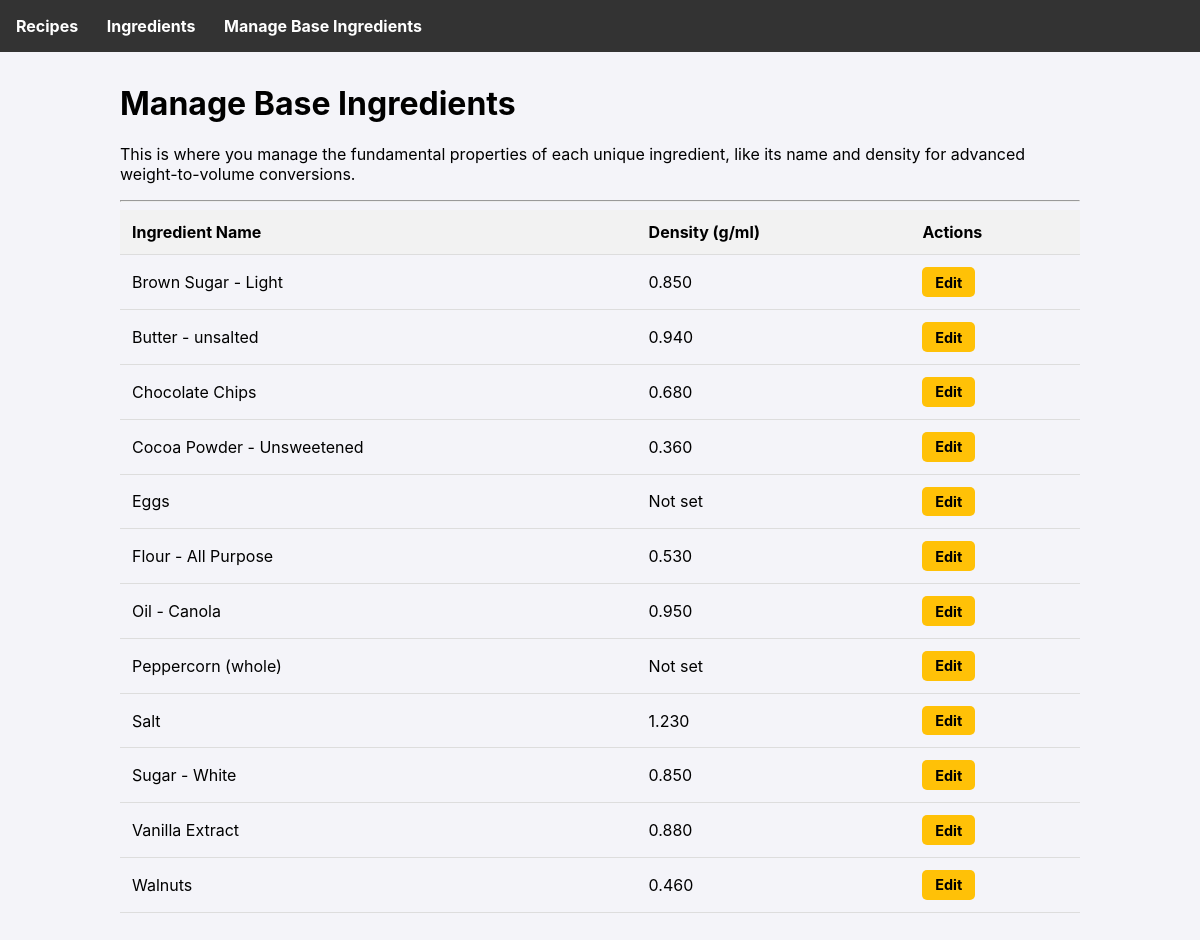
Screenshot of /ingredients/base with the database file from the repository.
### tables this page shows
CREATE TABLE ingredients (
        id INTEGER PRIMARY KEY AUTOINCREMENT,
        name TEXT UNIQUE NOT NULL
    , density_g_ml REAL);

### app.py (the view)
@app.route('/ingredients/base')
def list_base_ingredients():
    db = get_db()
    ingredients = db.execute('SELECT * FROM ingredients ORDER BY name').fetchall()
    return render_template('base_ingredients.html', ingredients=ingredients)

### app.py (called while the page is built)
def get_db():
    if 'db' not in g:
        g.db = sqlite3.connect(DATABASE)
        g.db.row_factory = sqlite3.Row
    return g.db

### templates/base_ingredients.html
{% extends 'base.html' %}
{% block content %}
    <h1>Manage Base Ingredients</h1>
    <p>This is where you manage the fundamental properties of each unique ingredient, like its name and density for advanced weight-to-volume conversions.</p>
    <hr>
    <table>
        <thead>
            <tr>
                <th>Ingredient Name</th>
                <th>Density (g/ml)</th>
                <th>Actions</th>
            </tr>
        </thead>
        <tbody>
            {% for ingredient in ingredients %}
            <tr>
                <td>{{ ingredient.name }}</td>
                <td>{{ '%.3f'|format(ingredient.density_g_ml) if ingredient.density_g_ml else 'Not set' }}</td>
                <td>
                    <a href="{{ url_for('edit_base_ingredient', ingredient_id=ingredient.id) }}" class="button button-yellow button-sm">Edit</a>
                </td>
            </tr>
            {% else %}
            <tr>
                <td colspan="3">No base ingredients found. Add one via a purchase first.</td>
            </tr>
            {% endfor %}
        </tbody>
    </table>
{% endblock %}

### templates/base.html (style rules this page uses)
body { font-family: -apple-system, BlinkMacSystemFont, "Segoe UI", Roboto, "Helvetica Neue", Arial, sans-serif; margin: 0; background-color: #f4f4f9; }
a { color: #007bff; }
table { width: 100%; border-collapse: collapse; }
th, td { padding: 0.75rem; text-align: left; border-bottom: 1px solid #ddd; }
th { background-color: #f2f2f2; }
.button { display: inline-block; padding: 0.5rem 1rem; border-radius: 5px; text-decoration: none; font-weight: bold; border: none; cursor: pointer; text-align: center; }
.button-yellow { background-color: #ffc107; color: black; }
.button-sm { padding: 0.4rem 0.8rem; font-size: 0.9rem; }

### rows the page displays
ingredients: name "Brown Sugar - Light", density_g_ml "0.850"
ingredients: name "Butter - unsalted", density_g_ml "0.940"
ingredients: name "Chocolate Chips", density_g_ml "0.680"
ingredients: name "Cocoa Powder - Unsweetened", density_g_ml "0.360"
ingredients: name "Eggs", density_g_ml "Not set"
ingredients: name "Flour - All Purpose", density_g_ml "0.530"
ingredients: name "Oil - Canola", density_g_ml "0.950"
ingredients: name "Peppercorn (whole)", density_g_ml "Not set"
ingredients: name "Salt", density_g_ml "1.230"
ingredients: name "Sugar - White", density_g_ml "0.850"
ingredients: name "Vanilla Extract", density_g_ml "0.880"
ingredients: name "Walnuts", density_g_ml "0.460"
